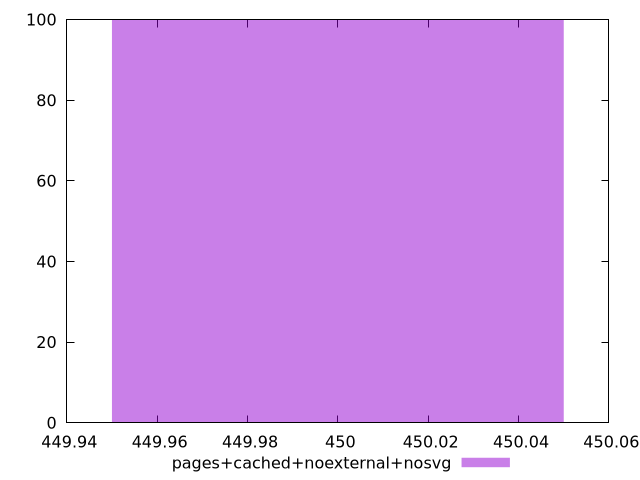

Write the gnuplot code that produced this figure.
$_pagesCachedNoexternalNosvg <<EOF
450 100
EOF
set key outside below
set terminal pngcairo
set output "report_00005_2020-11-02T22-26-11.212Z/uses-text-compression/pages+cached+noexternal+nosvg//raw_hist.png"
set yrange [0:100]
set boxwidth 0.1
set style fill transparent solid 0.5 noborder
plot $_pagesCachedNoexternalNosvg title "pages+cached+noexternal+nosvg" with boxes ,
